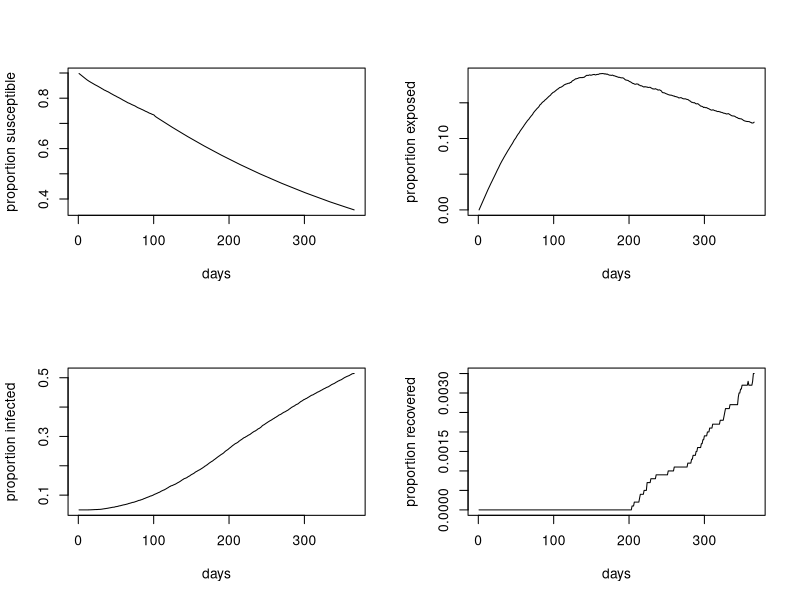

The R source for this figure:
# Emerging Case: OutbreakR: an R library for epidemiological projections of wildlife and human diseases
# 
# Project
# Program Outbreak (www.vortex10.org/Outbreak.aspx) is an individual-based model software package (open access) that simulates disease dynamics
# using transitions among susceptible, exposed, infectious and recovered individuals. Outbreak provides several options for modes of transmission
# (random contact within populations, spatially based transmission, contact with environmental sources of disease) and provides options for
# management through vaccination or culling (written by Robert Lacy, JP Pollak, PS Miller, L Hungerford, and P Bright).
# 
# While Outbreak is ideal for modelling the dynamics of diseases in small populations, it could be limited for applications involving
# larger (>> 1000s) populations because of the detailed, individual-to-individual contacts invoked in the individual-based model
# at each transition interval. We therefore propose to write an R Package (cran.r-project.org) library that includes a large component
# of the main Outbreak methodology, but calculates disease-state transitions based on a weighted population of infected and susceptible
# individuals at each time step.
# 
# The main idea is to hybridise the individual- and population-based algorithms such that the disease dynamics of larger populations
# can be modelled. We propose to start with a detailed matrix of individuals in a population (rows), and their characteristics 
# (age, sex, condition, etc.) and initial disease state (pre-susceptible, susceptible, exposed, infected, recovered) at the beginning
# of the projection. For each interval, the disease state of each individual is assessed as the product of the probabilities of contact,
# transmission, etc., weighted by the number of individuals in the corresponding disease state (e.g., susceptibles can transition
# to ‘exposed’ as a product of the contact probability, the transmission probability, and the number of infected individuals in the entire population).
# 
# At the end of the desired number of disease-transition intervals (e.g., daily for 1 year), the frequency table of individuals
# in each disease category can then be parsed to other applications in R (e.g., matrix population models) or for external applications
# (e.g., RAMAS/Metapop). Over time, the addition of spatial elements, environmental correlates, and other complexities can be added 
# to the base functions in the library.
# 
# Meetings & Activities
# RCN Synthesis Meeting, White Oak Conservation, Yulee, Florida, USA (15-19 January 2018)
# 
# Participants: 
# Robert Lacy (Chicago Zoological Society); Phil Miller (Species Survival Commission: Species Planning Specialist Group); JP Pollak 
# (University of Cornell), Ana Davidson (Colorado State University); Nadia Ali (University of Chicago); Loren Cassin Sackett 
# (University of South Florida); Taylor Callicrate (Chicago Zoological Society; Species Conservation Toolkit Initiative)


#####################################################################################################
#####################################################################################################
# create dummy input matrix
pop.size <- 10000
age.classes <- c("juv","sub","adu")
age.prop <- c(0.50, 0.30, 0.20)
life.span <- 17 # in years
sex.classes <- c("F","M")
sex.ratio <- 0.50

disease.states <- c("P", "S", "E", "I",  "R")
init.dis.prop <- c(0.05, 0.9, 0.0, 0.05, 0.0)

# How many days to project?
days.proj <- 365 # number of days to project disease transition states into the future

# randomise initial individual characteristics
# disease state 
dis.state.dat <- as.data.frame(t(rmultinom(pop.size, size = 1, prob = init.dis.prop)))
dis.state.vec <- rep(0, pop.size)
for (i in 1:pop.size) {
  sub.dis <- which(dis.state.dat[i,] == 1)
  dis.state.vec[i] <- disease.states[sub.dis]
}

# age 
age.dat <- as.data.frame(t(rmultinom(pop.size, size = 1, prob = age.prop)))
age.vec <- rep(0, pop.size)
for (i in 1:pop.size) {
  sub.age <- which(age.dat[i,] == 1)
  age.vec[i] <- age.classes[sub.age]
}

# sex
sex.vec <- ifelse(rbinom(pop.size,1,sex.ratio) == 1, "F", "M")

# set up init data frame
ind.vec <- 1:pop.size
init.dat <- data.frame(ind.vec, sex.vec, age.vec, dis.state.vec)
colnames(init.dat) <- c("ind","sex","age","dis")

# disease parameters
encounter.rate <- 5 # individuals per day
prob.never.S <- 0.05 # probability pre-susceptible never becomes susceptible (permanent immunity)
min.tim.b.ind.S <- 10 # minimum time before an individual becomes susceptible
max.tim.b.ind.S <- 100 # maximum time before an individual becomes susceptible
contact.rate <- 0.0001 # proportion of the population an exposed/infected individual encounters/day
daily.trans.pr <- 0.00027 # daily transmission probability
out.dis.pr.trans <- 0.0027 # outside disease source probabilty of transmission
min.lat.inc.E <- 4 # minimum (days) incubation (latent) period of infection for exposed individuals
max.lat.inc.E <- 200 # maximum (days) incubation (latent) period of infection for exposed individuals
prop.I.remain <- 0.425 # proportion of infected individuals remaining so indefinitely
min.tim.rem.I <- 100 # minimum number of days an animal can remain infectious
max.tim.rem.I <- 17*365 # maximum number of days an animal can remain infectious
pr.R <- 0.1 # probability of recovery and subsequent resistance after the minimum time being infectious 
pr.ret.S <- 0.99 # probability of returning to the susceptible state after recovery (assuming those not returning to susceptible are pre-susceptible)
pr.R.perm.imm <- 0.001 # proportion of recovered individuals acquiring permanent immunity
min.tim.res <- 20 # minimum number of days resistant
max.tim.res <- 5*365 # maximum number of days resistant


## transmission state projection matrix
proj.dat <- as.data.frame(matrix(0,nrow=pop.size,ncol=days.proj+1))
colnames(proj.dat)[1] <- "ST"
colnames(proj.dat)[2:(days.proj+1)] <- paste("D",seq(1:days.proj),sep="")
proj.dat[,1] <- init.dat$dis

# project
# pre-susceptibles remaining so indefinitely
nP <- which(proj.dat$ST == "P")
lnP <- length(nP)
n.perm.P <- round(lnP*prob.never.S,0)
perm.P <- nP[sort(round(runif(n.perm.P, min=1, max=lnP),0))]
if(length(perm.P) > 0) {
  proj.dat[perm.P, (2:(days.proj+1))] <- rep("P",days.proj)}

# time P->S
nP2 <- which(proj.dat$ST == "P")
lnP2 <- length(nP2)
P.max.tim <- ifelse(max.tim.b.ind.S > days.proj, days.proj, max.tim.b.ind.S)
P.dur.tim <- round(runif(lnP2,min.tim.b.ind.S, P.max.tim),0)
P.dur.mat <- as.data.frame(matrix(0,nrow=lnP2,ncol=P.max.tim))
for (i in 1:lnP2) {
  P.dur.vec <- c(rep("P",(P.dur.tim[i]-1)), "S")
  if (length(P.dur.vec) == 0) {
    P.dur.vec <- "S"}
  P.dur.mat[i,1:(length(P.dur.vec))] <- P.dur.vec
}
proj.dat[nP2, (2:(P.max.tim+1))] <- P.dur.mat

# remaining I indefinitely
nI <- which(proj.dat$ST == "I")
lnI <- length(nI)
if (round(prop.I.remain*lnI, 0) > 0) {
    perm.I <- sort(sample(nI,round(prop.I.remain*lnI, 0), replace=F))
    proj.dat[perm.I, (2:(days.proj+1))] <- rep("I",days.proj)
}

# S->E
nS <- which(proj.dat$ST == "S")
lnS <- length(nS)
nSexp <- round(round(lnI*contact.rate, 0) * lnS/pop.size, 0) # number of susceptibles exposed
nE.int <- round(nSexp * daily.trans.pr, 0) # new exposed from internal exposure
nE.ext <- round(lnS * out.dis.pr.trans, 0) # new exposed from outside source
nE.new <- nE.int + nE.ext # total number of new exposed
if (nE.new > 0) {
  E.new <- sort(sample(nS, nE.new, replace=F))
  proj.dat$D1[E.new] <- "E"} # newly exposed on DAY 1

E1.dur1 <- round(runif(nE.new, min.lat.inc.E, max.lat.inc.E), 0)
E1.dur <- ifelse(E1.dur1 > days.proj, days.proj, E1.dur1)
E1.dur.arr <- sapply(E1.dur, rep, x="E")
for (i in 1:nE.new) {
  E1.dur.arr[[i]][E1.dur[i]] <- "I"
  proj.dat[E.new[i], (3:(E1.dur[i]+2))] <- E1.dur.arr[[i]]
}

# assign remaining individuals on DAY1 as status on ST
D1.0 <- which(proj.dat$D1 == 0)
proj.dat[D1.0, 2] <- as.character(proj.dat[D1.0, 1])


# time remaining infectious
nI2 <- which(proj.dat$D1 == "I")
lnI2 <- length(nI2)
I.max.tim <- ifelse(max.tim.rem.I > days.proj, days.proj, max.tim.rem.I)
I.dur.tim1 <- round(runif(lnI2, min.tim.rem.I, max.tim.rem.I),0)
I.dur.tim <- ifelse(I.dur.tim1 > days.proj, (days.proj), I.dur.tim1)
I.days.rem1 <- I.dur.tim1 - (days.proj - 1)
I.days.rem <- ifelse(I.days.rem1 < 0, 0, I.days.rem1)
I.dur.mat <- as.data.frame(matrix(0,nrow=lnI2,ncol=I.max.tim))

for (i in 1:lnI2) {
  I.dur.vec <- rep("I",I.dur.tim[i])
  if (length(I.dur.vec) == 0) {
    I.dur.vec <- "I"}
  I.dur.mat[i,1:(length(I.dur.vec))] <- I.dur.vec
}
proj.dat[nI2, (2:(I.max.tim+1))] <- I.dur.mat



## project through all days
for (d in 3:(dim(proj.dat)[2])) {

  nS <- which(proj.dat[,(d-1)] == "S" & proj.dat[,d] == 0)
  lnS <- length(nS)
  nSexp <- round(round(lnI*contact.rate, 0) * lnS/pop.size, 0) # number of susceptibles exposed
  nE.int <- round(nSexp * daily.trans.pr, 0) # new exposed from internal exposure
  nE.ext <- round(lnS * out.dis.pr.trans, 0) # new exposed from outside source
  nE.new <- nE.int + nE.ext # total number of new exposed
  if (nE.new > 0) {
    E.new <- sort(sample(nS, nE.new, replace=F))
    proj.dat[E.new, d] <- "E"} # newly exposed on DAY d
  
  if (nE.new > 0) {
    E1.dur1 <- round(runif(nE.new, min.lat.inc.E, max.lat.inc.E), 0)
    E1.dur <- ifelse(E1.dur1 > (days.proj+1-d), (days.proj+1-d), E1.dur1)
    for (i in 1:nE.new) {
      E1.dur.vec <- rep("E", E1.dur[i])
      E1.dur.vec[length(E1.dur.vec)] <- "I"
      if (length(E1.dur.vec) < (days.proj+1-d)) {
        proj.dat[E.new[i], ((d+1):(E1.dur[i]+d))] <- E1.dur.vec} # end if
      if (length(E1.dur.vec) == 0) {
        proj.dat[E.new[i], dim(proj.dat)[2]] <- "E"} # end if
    } # i loop
  }  # end if
  
  # assign remaining individuals on DAY d as status on d-1
  D.0 <- which(proj.dat[d] == 0)
  if (d <= dim(proj.dat)[2]) {
    proj.dat[D.0, d] <- as.character(proj.dat[D.0, (d-1)])} # end if
    
} # end d loop



# resistance/recovery
# start recovery
proj.tmpI <- as.data.frame(ifelse(proj.dat == "I", 1, 0))
I.sub <- (ifelse(apply(proj.tmpI, 1, sum) > 0, 1, 0))
I.tot <- ind.vec[(which(I.sub == 1))]
nI.tot <- length(I.tot) # total number of individuals infected
nRpt <- round(nI.tot*pr.R, 0) # number of potential recovereds
Rpt <- sort(sample(I.tot, nRpt, replace=F)) # identify potential recovereds
nI.days <- I.1st <- R.min.start <- R.start <- R.start2 <- rep(0,nRpt)
for (r in 1:nRpt) {
  nI.days[r] <- length(which(proj.dat[Rpt[r], 2:(dim(proj.dat)[2])] == "I")) # number of days infected over total projection interval
  I.1st[r] <- which(proj.dat[Rpt[r], 1:(dim(proj.dat)[2])] == "I")[1] # day when first infected
  R.min.start[r] <- ifelse((I.1st[r] + min.tim.rem.I) > dim(proj.dat)[2], dim(proj.dat)[2], (I.1st[r] + min.tim.rem.I)) # minimum day recovery could start
  R.start[r] <- R.min.start[r] + round(runif(1, R.min.start[r], dim(proj.dat)[2]), 0) # actual day of recovery
  R.start2[r] <- ifelse(R.start[r] > dim(proj.dat)[2], dim(proj.dat)[2], R.start[r])
  proj.dat[Rpt[r], R.start2[r]] <- "R"} # end r loop
R.start.dat <- data.frame(Rpt, R.start2)

# fill R days after start R day
R.dur <- round(runif(nRpt, min.tim.res, max.tim.res), 0) # duration of recovered time between min and max
R.end <- R.start.dat[,2] + R.dur # end day of recovery
R.remain <- ifelse((R.end - dim(proj.dat)[2]) < 0, 0, (R.end - dim(proj.dat)[2])) # days remaining infected beyond final projection day (holdover for next run)
R.fin <- ifelse(R.end > dim(proj.dat)[2], dim(proj.dat)[2], R.end)
for (s in 1:nRpt) {
  proj.dat[Rpt[s], (R.start.dat[s,2]:R.fin[s])] <- "R"
  if (R.fin[s] == dim(proj.dat)[2]) {
    proj.dat[Rpt[s], dim(proj.dat)[2]] <- proj.dat[Rpt[s], (dim(proj.dat)[2]-1)]
  }
} # end s loop


# permanently resistant
R.remain.dat <- data.frame(R.start.dat[,1], R.remain)
colnames(R.remain.dat) <- c("recovered","R.remain")
if (length(which(R.remain == 0)) > 0) {
  R.remain.nonzero <- R.remain.dat[-which(R.remain == 0), ]} # end if
if (length(which(R.remain == 0)) == 0) {
  R.remain.nonzero <- R.remain.dat} # end if
nR.perm <- round(dim(R.remain.nonzero)[1]*pr.R.perm.imm, 0)
R.perm <- sort(sample(1:dim(R.remain.nonzero)[1], nR.perm, dim(R.remain.nonzero)[1]))
R.remain.nonzero[R.perm,2] <- life.span*365 # set time remaining to full lifespan (in days)

# returning to susceptible/pre-susceptible
R.fin.dat <- data.frame(R.start.dat[,1], R.fin)
colnames(R.fin.dat) <- c("recovered", "endR")
R.end.before <- which(R.fin.dat[,2] < dim(proj.dat)[2])
if (length(R.end.before > 0)) {
  endR.before <- R.fin.dat[R.end.before,] # which ones recovered before end of entire projection interval?
  S.return <- sort(sample(endR.before[,1], round(dim(endR.before)[1]*pr.ret.S, 0))) # which individuals become susceptible?
  S.return.dat <- endR.before[endR.before[,1] %in% S.return,]
  P.return <- endR.before[!(endR.before[,1] %in% S.return),1] # which become pre-susceptible?
  P.return.dat <- endR.before[!(endR.before[,1] %in% S.return),]
if (dim(S.return.dat)[1] > 0) {
  for (q in 1:length(S.return)) {
    proj.dat[S.return.dat[q,1], (S.return.dat[q,2]+1)] <- "S"
    proj.dat[S.return.dat[q,1], (S.return.dat[q,2]+2):dim(proj.dat)[2]] <- 0
} # end if
  } # end q loop
  if (length(P.return) > 0) {
    for (p in 1:length(P.return)) {
      proj.dat[P.return.dat[p,1], (P.return.dat[p,2]+1)] <- "P"
      proj.dat[P.return.dat[p,1], (P.return.dat[p,2]+2):dim(proj.dat)[2]] <- 0
    } # end p loop
  } # end if
} # end if


# do any newly pre-susceptible individuals post-recovery become re-susceptible?
if (length(P.return) > 0) {
  P.new.dur <- round(runif(length(P.return), min.tim.b.ind.S, max.tim.b.ind.S), 0)
  for (p in 1:length(P.return)) {
    if ((P.return.dat[p,2]+1+P.new.dur[p]) <= dim(proj.dat)[2]) {
      proj.dat[P.return.dat[p,1], (P.return.dat[p,2]+1):(P.return.dat[p,2]+1+P.new.dur[p])] <- "S"
      proj.dat[P.return.dat[p,1], (P.return.dat[p,2]+2+P.new.dur[p]):dim(proj.dat)[2]] <- 0} # end if
    if ((P.return.dat[p,2]+1+P.new.dur[p]) > dim(proj.dat)[2]) {
      proj.dat[P.return.dat[p,1], (P.return.dat[p,2]+1):dim(proj.dat)[2]] <- "P"} # end if
  } # end p loop
} # end if

# do any newly susceptible individuals post-recovery become re-exposed?
proj.dat2 <- proj.dat[endR.before[,1],]

## now reproject through days with zeros
for (s in 1:dim(proj.dat2)[1]) {
  dat.tmp <- proj.dat2[s, ]
  ind.id <- as.numeric(rownames(dat.tmp))
  start.day <- which(dat.tmp == 0)[1]
  if (is.na(start.day) == F) {
    start.state <- as.character(dat.tmp[(start.day - 1)])
    d.len <- dim(proj.dat)[2] - start.day + 1
    
    for (d in 1:d.len) {
      today <- start.day + d - 1
      nS.onday <- length(which((proj.dat[,(today-1)]) == "S")) # number of susceptibles in population on the day before
      nI.onday <- length(which((proj.dat[,(today-1)]) == "I")) # number of infecteds in population on the day before
      nSexp.onday <- round(round((nI.onday * contact.rate), 0) * (nS.onday/pop.size), 0)
      pr.this.ind.E <- nSexp.onday/nS.onday * (daily.trans.pr+out.dis.pr.trans) # probability this individual is exposed
      state.this.ind <- ifelse((rbinom(1,1,pr.this.ind.E)) == 1, "E", "S") # is this individual exposed?  
      if (state.this.ind == "S") {
        proj.dat[ind.id, today] <- "S"} # end if
      
      if (state.this.ind == "E") {
        E1.dur1 <- round(runif(1, min.lat.inc.E, max.lat.inc.E), 0)
        E1.dur <- ifelse(E1.dur1 > (days.proj+1-today), (days.proj+1-today), E1.dur1)
        E1.dur.vec <- rep("E", E1.dur)
        E1.dur.vec[length(E1.dur.vec)] <- "I"
          if (length(E1.dur.vec) < (days.proj+1-today)) {
            proj.dat[ind.id, (today+1):(E1.dur+today)] <- E1.dur.vec} # end if
          if (length(E1.dur.vec) == 0) {
            proj.dat[ind.id, dim(proj.dat)[2]] <- "E"} # end if
      } # end if
    } # end d loop
  } # end if
} # end s loop


# accumulate individual hold-over characteristics for next epidemiologial projection
ind.holdover.dat <- init.dat
ind.holdover.dat$permP <- 0
ind.holdover.dat[perm.P,dim(ind.holdover.dat)[2]] <- 1 # permanently pre-susceptible
ind.holdover.dat$permI <- 0
ind.holdover.dat[perm.I,dim(ind.holdover.dat)[2]] <- 1 # permanently infectious
ind.holdover.dat$days.remI <- 0
ind.holdover.dat[nI2,dim(ind.holdover.dat)[2]] <- I.days.rem # days remaining infectious for next projection interval set
ind.holdover.dat$perm.R <- 0
ind.holdover.dat$days.remR <- 0
ind.holdover.dat[R.remain.nonzero[,1], dim(ind.holdover.dat)[2]] <- R.remain.nonzero[,2] # days remaining recovered for next projection interval set
ind.holdover.dat$end.dis <- proj.dat[,dim(proj.dat)[2]]


## timeline plots
par(mfrow=c(2,2))
# proportion susceptible
proj.tmp1 <- ifelse(proj.dat == "S", 1, 0)
TnS <- apply(proj.tmp1, 2, sum) / pop.size
plot(1:(days.proj+1), TnS, type="l", xlab="days", ylab="proportion susceptible")

# proportion susceptible
proj.tmp2 <- ifelse(proj.dat == "E", 1, 0)
TnE <- apply(proj.tmp2, 2, sum) / pop.size
plot(1:(days.proj+1), TnE, type="l", xlab="days", ylab="proportion exposed")

# proportion infected
proj.tmp3 <- ifelse(proj.dat == "I", 1, 0)
TnI <- apply(proj.tmp3, 2, sum) / pop.size
plot(1:(days.proj+1), TnI, type="l", xlab="days", ylab="proportion infected")

# proportion recovered
proj.tmp4 <- ifelse(proj.dat == "R", 1, 0)
TnR <- apply(proj.tmp4, 2, sum) / pop.size
plot(1:(days.proj+1), TnR, type="l", xlab="days", ylab="proportion recovered")
par(mfrow=c(1,1))

# final disease-state frequencies
dis.freq.final <- table(proj.dat[,dim(proj.dat)[2]])/pop.size
dis.freq.final # final disease frequencies at end of total projection interval
#plot(dis.freq.final, ylab="proportion", xlab="disease state")
